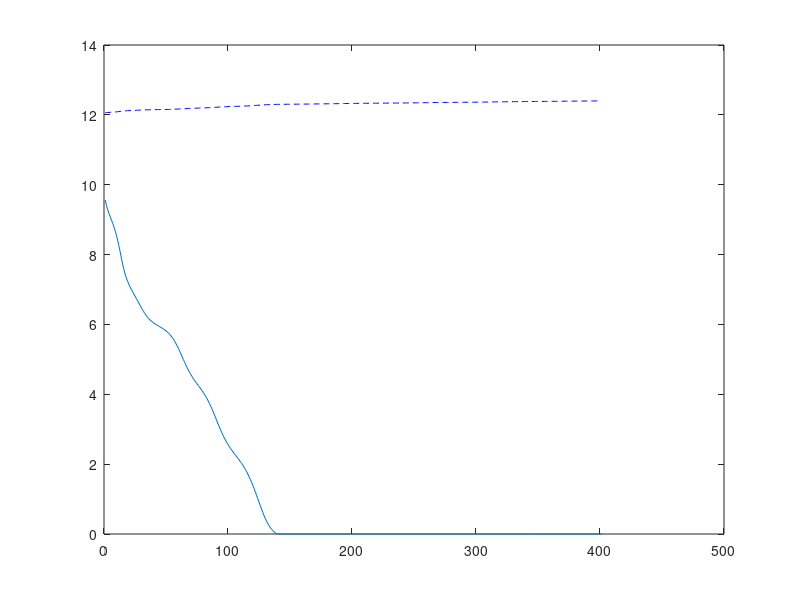

Source code (MATLAB):
% This code used the Finited-Difference Methods (FDM) to solve the L
% equation. The description can be seen in the word file
% 2D confined head
clear;close all
% confined aquifer !!!!
% constant-head
% Define the grid size and the boundary functions
Lx = 100; % Length along x direction
Lz = 10; % Length along z direction
n = 400+1; % number of grid points along x direction
N = 40+1; % number of grid points along z direction
delta_x = Lx/(n-1);
H = 10; % be careful with the height
Hs = 12;
HL = 12.4;
% recharge term
I = 0.365/365*ones(n, 1);
% well information
xw = 50; xw_nod = round(xw/delta_x)+1;
Qw = 0; % m3/d
I(xw_nod) = -Qw/delta_x; % treat the pumping as recharge

alphaT = 0.*0.1;
alpha = 1+0.025*(1-(alphaT/H)^(1/4));
Phi_0 = alpha*H*Hs-0.5*alpha*H^2;
Phi_L = H*HL-0.5*H^2;
x = linspace(0, Lx, n); % Grid coordinates in the x direction
z = linspace(0, Lz, N); % Grid coordinates in the z direction
[X, Z] = meshgrid(x, z);
% Read Gaussian random fields
K0 = load('K1.mat').K;
K0 = K0(end:-1:1,:);
x0 = linspace(0, Lx, 400+1);
z0 = linspace(0, Lz, 40+1);
[X0, Z0] = meshgrid(x0, z0);
K0 = interp2(X0, Z0, K0, X, Z);

% iteration weighting factor
% recommendation: no vertical heterogeneity 1;
%                 vertical heterogeneity, 0.5~1
ssor = 0.8;

% Find the vertical mean
K = mean(K0, 1);
K = [K,K(end)]; % Add an identical element at the end of K to facilitate interpolation
% Define the IC
phi0 = (alpha*Hs-(alpha-1)*H)*ones(n, 1);
zeta = 0;
%K = 6*ones(size(K)); % Warning: The maximum toe position cannot exceed the model length!!!!!!
% Construct the coefficient matrix A and the right-hand side vector F
A = zeros(n, n); % initialize A as a zero matrix
F = zeros(n, 1); % initialize F as a zero vector
% Each line represent a equation, Each colum represent a variable
% The reshape function prioritizes sorting by column, so we should numbered
% in column order
% ghost point method was used!


for iter =1:100
    fprintf('iteration %d \n', iter)
    zeta0 = zeta;
    for i = 1:n % i represent the i index in the difference equation along x direction
        k = i; % index of the (i, j) point
        A(k, k) = -(K(i+1)-K(i))/delta_x^2-K(i)*2/delta_x^2; % set the diagonal element of A
        F(k) = -I(i);  % recharge term
        if i >1 % if not on the left boundary
            A(k, k-1) = K(i)*1/delta_x^2; % set the left neighbor of A(k, k)
        else % on the left boundary (constant head)
            F(k) = -K(i)*Phi_0/delta_x^2-I(i);
        end
        if i < n % if not on the right boundary
            A(k, k+1) = (K(i+1)-K(i))/delta_x^2+K(i)/delta_x^2; % set the right neighbor of A(k, k)
        else % on the right boudnary (constan head)
            F(k) = -K(i+1)*Phi_L/delta_x^2-I(i);
        end
    end
    A = sparse(A);
    F = sparse(F);
    % Solve the equation
    % [L,U] = ilu (A); % use preconditioner, very useful
    % tol = 1e-7;
    % maxit = size(A,1);
    % X = gmres(A, F, [], tol, [], L, U, Phi_0*ones(maxit, 1));
    X = A\F;
    % Solving head
    phi1 = zeros(size(X));
    xt = alpha*H*Hs-0.5*H^2;
    temp = X(X<=xt);
    phi1(X<=xt) = ((temp-alpha*H*Hs+0.5*alpha*H^2)*2*(alpha-1)).^0.5-(alpha-1)*H+alpha*Hs;
    temp = X(X>xt);
    phi1(X>xt) = (temp+0.5*H^2)/H;
    % Solving interface
    zeta = alpha/(alpha-1)*Hs-1/(alpha-1)*phi1;
    zeta(zeta<0) = 0;
    nr1 = floor(zeta);
    nr2 = ceil(zeta);
    % calculate error
    Error = mean(zeta-zeta0, "all");
    % jump out the iteration
    if abs(Error) < 1e-5
        fprintf('Reach specified error at ietration %d with error %e \n', iter, Error)
        break
    end
    % Takes the average of the assumed value and the current calculated value
    phi1 = (1-ssor)*phi0+ssor*phi1;
    zeta = (1-ssor)*zeta0+ssor*zeta;
    % calculate meanK for next iteration
    interp_num = N+iter;
    for nn = 1:size(nr1,1)
        z_interp = linspace(zeta(nn), H, interp_num);
        K_interp = interp1(z, squeeze(K0(:, nn)), z_interp);
        K(nn) = (K_interp(1)/2+sum(K_interp(2:end-1))+K_interp(end)/2)/(interp_num-1);
    end
    K(end) = K(end-1);

end

plot(zeta); % plot the interface
hold on
plot(phi1, '--b') % plot the free water-surface
